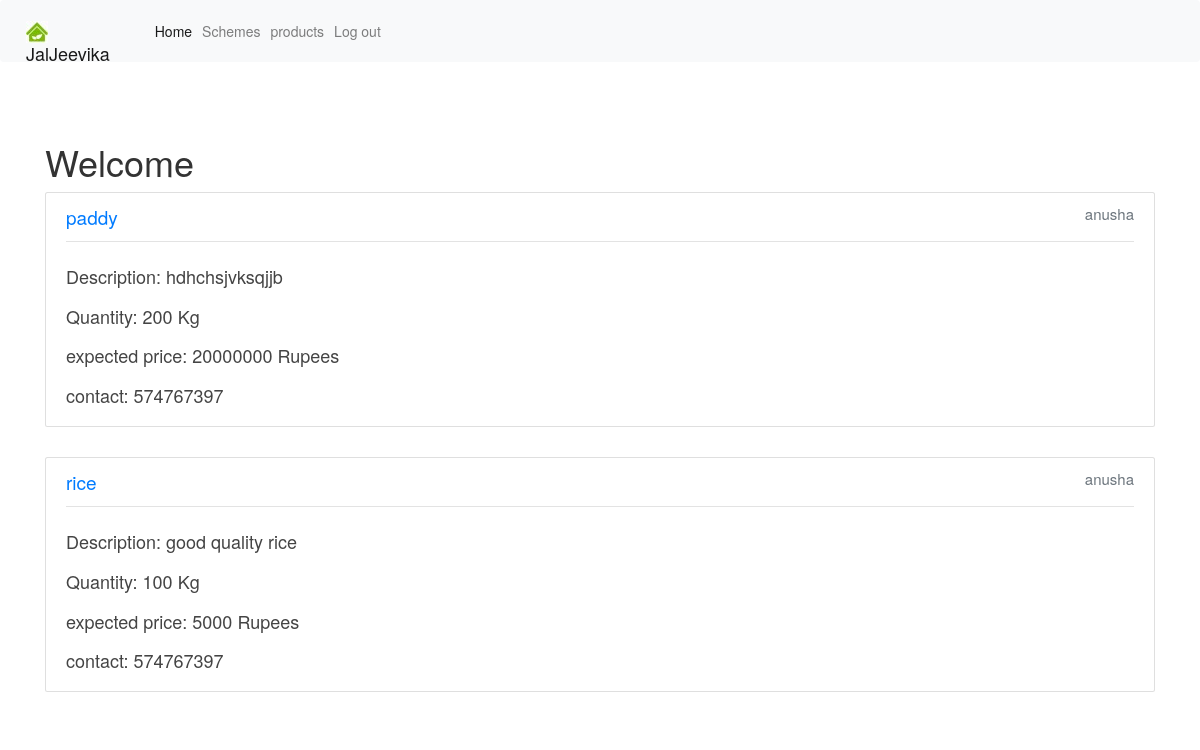
/dealer/index_dealer/ (signed in), run on the app's committed database.
### fpo/models.py (models this page shows)
class Product(models.Model):
    productname = models.CharField(max_length=100)
    description = models.TextField()
    quantity = models.IntegerField(default=0)
    expectedprice = models.IntegerField(blank=True)
    datecreated = models.DateTimeField(auto_now_add= True)
    fpo = models.ForeignKey(Fpo,on_delete=models.CASCADE,related_name='product')

### accounts/models.py (models this page shows)
class Fpo(models.Model):
    user = models.OneToOneField(User, on_delete = models.CASCADE, primary_key = True)
    phone_number = models.CharField(max_length=20)
    location = models.CharField(max_length=20)

class User(AbstractUser):
    is_fpo = models.BooleanField(default=False)
    is_dealer = models.BooleanField(default=False)
    first_name = models.CharField(max_length=100)
    last_name = models.CharField(max_length=100)

### dealer/views.py (the view)
# urls.py: path('index_dealer/',views.index_dealer,name='index_dealer'),
def index_dealer(request):
    products = Product.objects.all().order_by('-datecreated')
    return render(request, 'dealer/index_dealer.html',{'products': products})

### dealer/templates/dealer/index_dealer.html (shortened to what this page needs)
{% extends "accounts/base.html" %}
{% block content %}
<h1>Welcome</h1>
{% if user.is_authenticated%}
{% for product in products %}
    <div class="card" style="padding: 10px 20px;margin-bottom: 30px;">
      <table class="table mb-0">
          <div style="padding-bottom: 1px;margin-bottom: 15px;border-bottom: 1px solid #e3e3e3">
            <p><a href=" #" style="color:#007bff;font-size:19px">{{product.productname}}</a> <span class="text-muted" style="float:right;font-size:15px">{{product.fpo.user}}</span></p>
          </div>
          <h4 style="color: #444444;" class="align-middle">Description: {{ product.description }}</a></h4>
          <h4 style="color: #444444;" class="align-middle">Quantity: {{ product.quantity }} Kg</a></h4>
          <h4 style="color: #444444;" class="align-middle">expected price: {{ product.expectedprice }} Rupees</a></h4>
            <h4 style="color: #444444;" class="align-middle">contact: {{ product.fpo.phone_number }}</a></h4>
      </table>
    </div>
{% endfor %}
{% endif %}
{% endblock %}

### accounts/templates/accounts/base.html (shortened to what this page needs)
<!DOCTYPE html>
{% load static %}
<html>
<head>
  <link rel="stylesheet" href="https://stackpath.bootstrapcdn.com/bootstrap/4.1.3/css/bootstrap.min.css"
>
  <link href="https://maxcdn.bootstrapcdn.com/font-awesome/4.7.0/css/font-awesome.min.css" rel="stylesheet">
  <link rel="stylesheet" href="https://maxcdn.bootstrapcdn.com/bootstrap/3.3.7/css/bootstrap.min.css">
</head>
<body>
  <nav class="navbar navbar-expand-md navbar-light fixed-top bg-light">
        <a class="navbar-brand" href="home.html"><img style="padding-right:10px;"src="{% static 'accounts/logo1.jpg' %}" alt="logo-img">JalJeevika</a>
        <div class="collapse navbar-collapse" id="navbarCollapse">
          <ul class="navbar-nav ml-auto">
            <li class="nav-item active">
              <a class="nav-link" href="#">Home <span class="sr-only">(current)</span></a>
            </li>
            <li class="nav-item">
              <a class="nav-link" href="http://agricoop.nic.in/ministry-major-schemes">Schemes</a>
            </li>
        {% if user.is_authenticated  and user.is_fpo %}
        <li>
        <a class="nav-link nav-item active" href="{% url 'fpo:createproduct'%}" class="btn btn-simple">Add product</a>
        </li>
        <li>
        <a class="nav-item nav-link" href="{% url 'fpo:allproducts' %}" class="btn btn-simple">All products</a>
        </li>
        <li>
        <a class="nav-item nav-link" href="{% url 'accounts:logout' %}" class="btn btn-simple">Log out</a>
        </li>
        {% elif user.is_authenticated and user.is_dealer %}
        <li>
        <a class="nav-item nav-link" href="{% url 'dealer:index_dealer' %}" class="btn btn-simple">products</a>
        </li>
        <li>
        <a class="nav-item nav-link" href="{% url 'accounts:logout' %}" class="btn btn-simple">Log out</a>
        </li>
        {% endif %}
          </ul>
        </div>
      </nav>
  <br>
  <div class="container mycontent">
    {% block content %}
    {% endblock %}
  </div>
  </body>
</html>

### accounts/templates/accounts/base.html (style rules this page uses)
.mycontent { padding-top: 20px; }
html, body { height: 100%; width: 100%; margin: 0; }

### data on the page
Product: productname "paddy", fpo.user "anusha", description "hdhchsjvksqjjb", quantity "200", expectedprice "20000000", fpo.phone_number "574767397"
Product: productname "rice", fpo.user "anusha", description "good quality rice", quantity "100", expectedprice "5000", fpo.phone_number "574767397"
